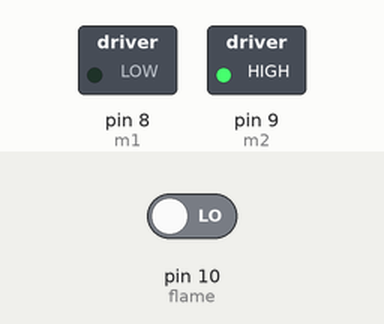
This sketch was run on a simulated Arduino Uno, built with avr-gcc and run on an emulated ATmega328P. On the bench: switched loads named in the sketch (green lamp = pin HIGH). Inputs (shaded band) come from the test bench; at power-on: pin 10 (flame) LOW.

Above: at 1.2 s.
1.3 s: pin 10 (flame) driven HIGH
At 2.2 s:
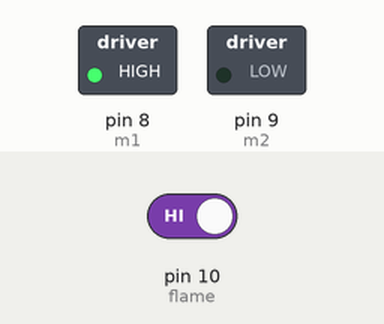
2.8 s: pin 10 (flame) driven LOW
At 3.4 s:
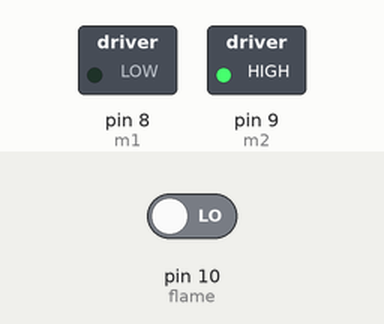
Timing chart, 0 to 5.8 s (numbered marks = the images above; inputs shaded):
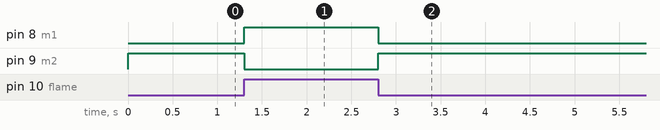

The sketch:

Motor_Driver.ino
```cpp
const int m1=8;
const int m2=9;
const int flame=10;

void setup()
{
  pinMode(m1,OUTPUT);
  pinMode(m2,OUTPUT);
  pinMode(flame,INPUT);
}

void loop()
{
  int flame_state=digitalRead(flame);
  if(flame_state==HIGH)
  {
    digitalWrite(m2,LOW);
    digitalWrite(m1,HIGH);
  }
  else
  {
    digitalWrite(m1,LOW);
    digitalWrite(m2,HIGH);
  }
}
```

Measured:
- after the input at 1.3 s, pin 8 (m1): LOW → HIGH at once; pin 9 (m2): HIGH → LOW at once
- after the input at 2.8 s, pin 8 (m1): HIGH → LOW at once; pin 9 (m2): LOW → HIGH at once
